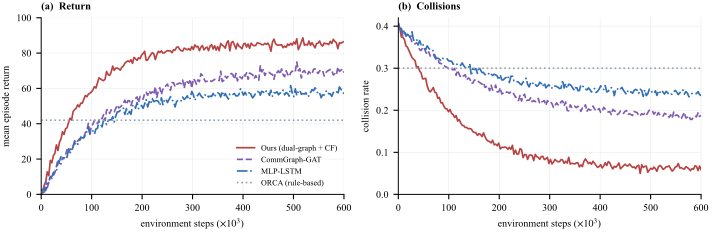

This chart was generated by the following Python code:
"""Fig 6 — Training curves: convergence of episode return and collision rate across methods."""
from __future__ import annotations
import sys, os
sys.path.insert(0, os.path.dirname(__file__))
import matplotlib.pyplot as plt
import numpy as np

from _figstyle import PALETTE, apply_style, save_both

apply_style(font_size=7.2)

rng = np.random.RandomState(42)
steps = np.linspace(0, 600, 200)  # in thousands

def curve(asymptote, rate, noise, seed):
    r = np.random.RandomState(seed)
    smooth = asymptote * (1.0 - np.exp(-rate * steps))
    return smooth + r.normal(0, noise, size=steps.shape)

methods = [
    ("Ours (dual-graph + CF)",  PALETTE["red"],     "-",  dict(asymp_r=85,  rate_r=0.012, asymp_c=0.06, rate_c=0.009)),
    ("CommGraph-GAT",           PALETTE["violet"],  "--", dict(asymp_r=70,  rate_r=0.008, asymp_c=0.18, rate_c=0.006)),
    ("MLP-LSTM",                PALETTE["blue"],    "-.", dict(asymp_r=58,  rate_r=0.010, asymp_c=0.24, rate_c=0.007)),
    ("ORCA (rule-based)",       PALETTE["muted"],   ":",  dict(asymp_r=42,  rate_r=1.0,   asymp_c=0.30, rate_c=1.0)),
]

fig, (ax1, ax2) = plt.subplots(1, 2, figsize=(7.16, 2.4))

for i, (name, color, ls, p) in enumerate(methods):
    if "ORCA" in name:
        y = np.full_like(steps, p["asymp_r"])
        ax1.plot(steps, y, color=color, linestyle=ls, lw=1.2, label=name)
    else:
        y = curve(p["asymp_r"], p["rate_r"], 1.5, seed=i+1)
        ax1.plot(steps, y, color=color, linestyle=ls, lw=1.2, label=name)

ax1.set_xlabel("environment steps ($\\times10^3$)")
ax1.set_ylabel("mean episode return")
ax1.set_xlim(0, 600)
ax1.set_ylim(0, 100)
ax1.grid(True, alpha=0.25, lw=0.4)
ax1.legend(loc="lower right", fontsize=5.8, handlelength=2.2)
ax1.set_title("(a)  Return", fontsize=7.6, weight="bold", loc="left")

for i, (name, color, ls, p) in enumerate(methods):
    if "ORCA" in name:
        y = np.full_like(steps, p["asymp_c"])
        ax2.plot(steps, y, color=color, linestyle=ls, lw=1.2, label=name)
    else:
        y = p["asymp_c"] + (0.40 - p["asymp_c"]) * np.exp(-p["rate_c"] * steps)
        r = np.random.RandomState(i + 10)
        y = y + r.normal(0, 0.005, size=steps.shape)
        ax2.plot(steps, y, color=color, linestyle=ls, lw=1.2, label=name)

ax2.set_xlabel("environment steps ($\\times10^3$)")
ax2.set_ylabel("collision rate")
ax2.set_xlim(0, 600)
ax2.set_ylim(0, 0.42)
ax2.grid(True, alpha=0.25, lw=0.4)
ax2.set_title("(b)  Collisions", fontsize=7.6, weight="bold", loc="left")

fig.tight_layout(pad=0.4)
save_both(fig, "fig6_training_curves")
print("Fig6 written.")
